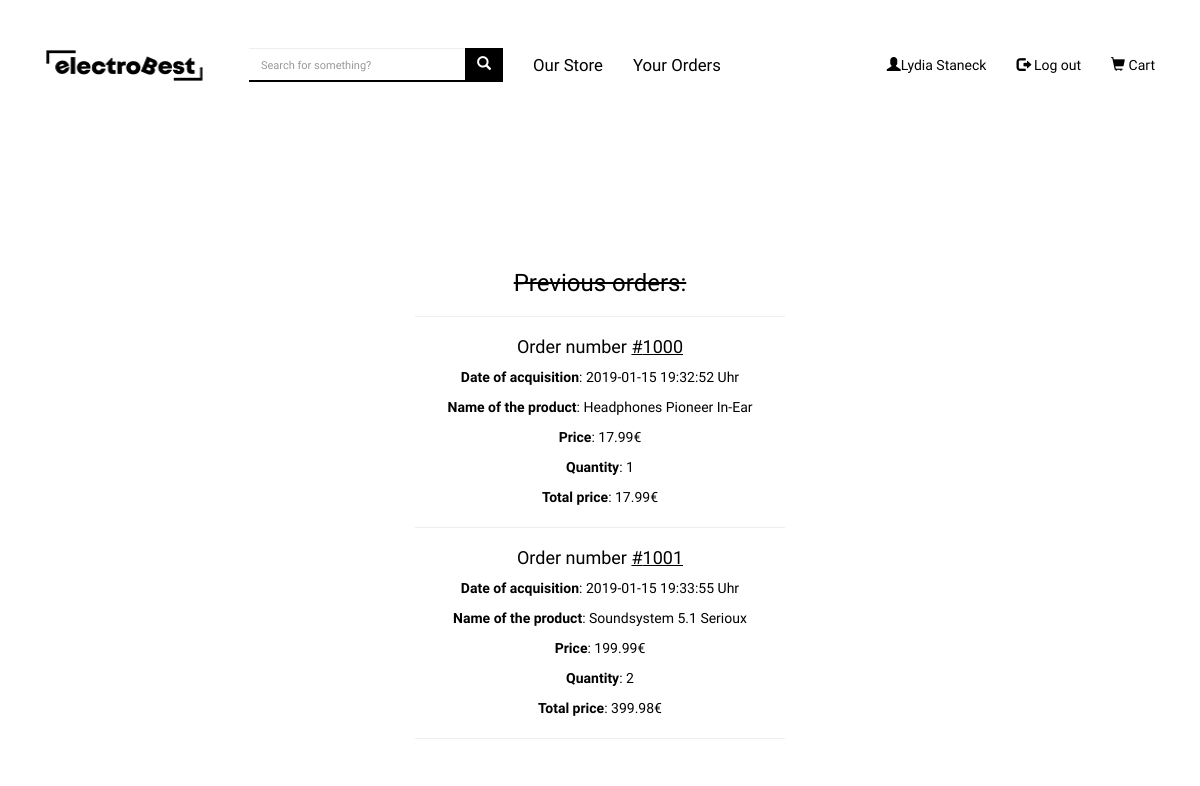
Page /pages/orders.php (signed in) on the committed database.
### tables this page shows
CREATE TABLE `orders` (
  `id` int(11) NOT NULL,
  `customer_id` int(11) NOT NULL,
  `total_price` double NOT NULL,
  `created` datetime NOT NULL
);

CREATE TABLE `order_items` (
  `id` int(11) NOT NULL,
  `order_id` int(11) NOT NULL,
  `product_id` int(11) NOT NULL,
  `quantity` int(11) NOT NULL
);

CREATE TABLE `article` (
  `id` int(15) NOT NULL,
  `name` varchar(250) NOT NULL,
  `price` double NOT NULL,
  `picture` varchar(250) NOT NULL
);

### pages/orders.php (the view, shortened to what this page needs)
<?php
 include_once 'config.php';
?>
<!DOCTYPE html>
<html lang="en">
<head>
  <link rel="stylesheet" href="css/style1.css">
  <link rel="stylesheet" href="https://maxcdn.bootstrapcdn.com/bootstrap/3.3.7/css/bootstrap.min.css">
</head>
<body>
<nav
      class="navbar navbar-default navbar-static-top"
      role="navigation"
      style="background:none;border:none;"
    >
      <div class="container" style="background:white;width:95% !important;">
        <div class="navbar-header">
          <a class="navbar-brand child" href="../index.php"
            ><img
              src="css/images/logo7.png"
              class="child"
              width="174"
              height="34"
          /></a>
        </div>
        <div class="collapse navbar-collapse" id="myNavbar">
          <ul class="nav navbar-nav">
            <li>
              <form class="navbar-form navbar-left" action="/action_page.php">
                <div class="input-group" style="color:white !important;">
                  <input
                    type="text"
                    class="form-control search-bar"
                    placeholder="Search for something?"
                    name="search"
                  />
                  <div
                    class="input-group-btn"
                    style="background:none !important;"
                  >
                    <button class="btn btn but-ser" type="submit">
                      <i class="glyphicon glyphicon-search asd"></i>
                    </button>
                  </div>
                </div>
              </form>
            </li>
            <li class="dropdown">
              <a class="back" href="ourstore.php">Our Store</a>
            </li>
            <li class="dropdown">
              <a class="back" href="orders.php">Your Orders</a>
            </li>
          </ul>
          <ul class="nav navbar-nav navbar-right" style="background:none;">
            <?php if(!isset($_SESSION["user_id"])) {
              ?>
            <li>
              <div class="line"></div>
              <a href="register.php" class="no-back"
                ><span
                  class="glyphicon glyphicon-user"
                  style="color:black !important;"
                ></span>
                Sign Up</a>
            </li>
            <li>
              <div class="line"></div>
              <a href="login.php" class="no-back"
                ><span
                  class="glyphicon glyphicon-log-in"
                  style="color:black !important;"
                ></span>
                Login</a>
            </li>
            <?php
            }else {
                ?>
              <li>
                  <a href="#" style="color:black;"><span
                  class="glyphicon glyphicon-user"
                  style="color:black !important;"
                ></span><?php echo $_SESSION['User_name']?></a >
             </li>
              <li>
                <a href="logout.php" class="no-back"
                  ><span
                    class="glyphicon glyphicon-log-out"
                    style="color:black !important;"
                  ></span>
                  Log out</a >
             </li>
            <?php
              }
            ?>
            <li>
              <a href="viewCart.php" class="no-back"
                ><span
                  class="glyphicon glyphicon-shopping-cart"
                  style="color:black !important;"
                ></span>
                Cart</a>
            </li>
          </ul>
        </div>
      </div>
    </nav>
    <br>
<div class="page">
  <br><br><br><br><br><br>
  <div class="content">
  <div class="col-md-4 col-md-offset-4 text-center">
        <h3><strike>Previous orders:</strike></h3>
        <hr>
        <?php
          $user = $_SESSION["user_id"];
          $result1 = mysqli_query($con, "SELECT * from orders
            inner join order_items ON orders.id=order_items.order_id
            inner join article ON order_items.product_id = article.id
            where customer_id= ".$user);
          if($result1) {
            while($obj = $result1->fetch_object()) {
              echo '<p><h4>Order number <u>#'.$obj->order_id.'</u></h4></p>';
              echo '<p><strong>Date of acquisition</strong>: '.$obj->created.' Uhr</p>';
              echo '<p><strong>Name of the product</strong>: '.$obj->name.'</p>';
              echo '<p><strong>Price</strong>: '.$obj->price.'€</p>';
              echo '<p><strong>Quantity</strong>: '.$obj->quantity.'</p>';
              echo '<p><strong>Total price</strong>: '.$obj->total_price.'€</p>';
              echo '<p><hr></p>';
            }
          }
        ?>
      </div>
    </div>
  </body>
</html>

### pages/css/style1.css (style rules this page uses)
body { background: #fff !important; font-style:bold;font-family:'Play',sans-serif !important;font-size:1.2em;height:auto; margin:0px !important; text-align:center;color:black !important; }
.container { margin-top:40px !important; }
.search-bar { border-radius:.0001px !important; border-bottom:2px solid #000 !important; border-top:0px !important; border-left:0px !important; border-right:0px !important; color:black !important; background: none !important; }
.but-ser { border-bottom:2px solid #000 !important; background:#000 !important; border-top:0px !important; border-left:0px !important; border-right:0px !important; border-radius:.0001px !important;transition:all .1s; }
.child { margin-top:-3px !important; }
.btn { outline:none !important; box-shadow: none !important; }
.dropdown { background:none !important; z-index:1000 !important; color:black !important; }
.no-back { transition:all .1s;color:black !important; }
.nav>li>a { transition:background .3s ease-out; }
.navbar-default .navbar-nav > li.dropdown { transition:all .1s; }
.navbar-default .navbar-nav > li.dropdown > a { background-color: none !important; font-style:bold;z-index:9999; color:#000 !important; font-size:1.2em; font-family:'Play',sans-serif;transition:all .1s;-webkit-transition:all .1s; }
.page { width:100%; height:100%; position:relative;overflow:hidden; background:white; }
input, input::-webkit-input-placeholder { font-size: 11px; padding-top: 3px; border-radius: 0px !important; }

### rows in the picture
orders: order_items.order_id "1000", created "2019-01-15 19:32:52", article.name "Headphones Pioneer In-Ear", article.price "17.99", order_items.quantity "1", total_price "17.99"
orders: order_items.order_id "1001", created "2019-01-15 19:33:55", article.name "Soundsystem 5.1 Serioux", article.price "199.99", order_items.quantity "2", total_price "399.98"

### other values in the picture
$_SESSION['User_name'] "Lydia Staneck"
